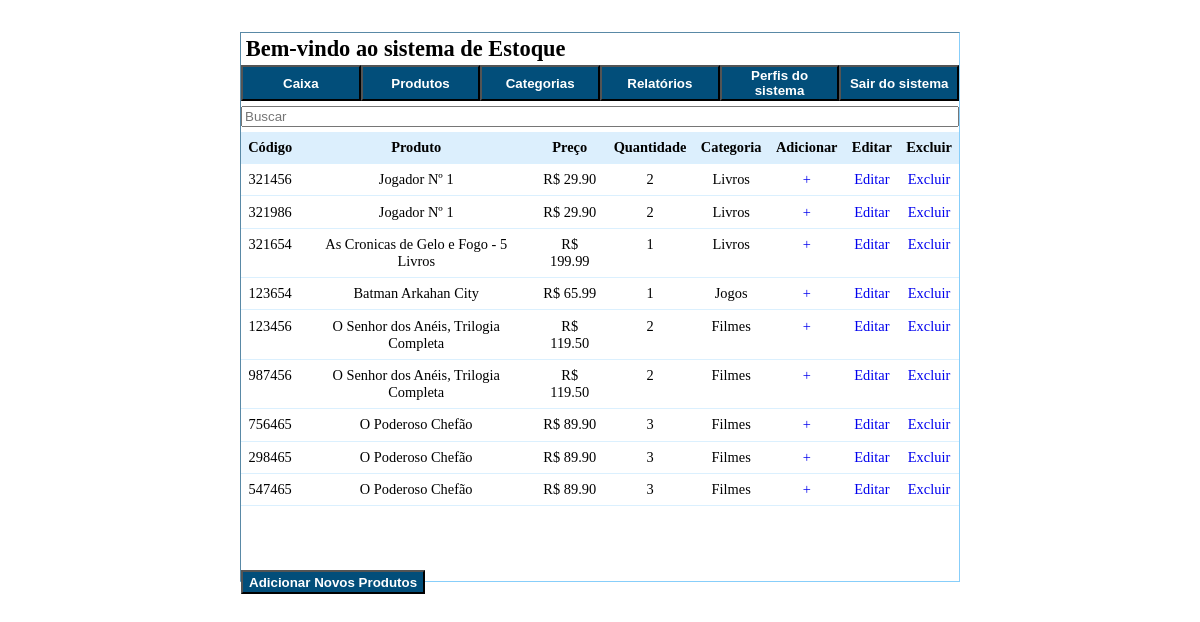
/produtos.php, run on the app's committed database.
### tables this page shows
CREATE TABLE produtos
(
  id INT NOT NULL AUTO_INCREMENT,
  codigo VARCHAR(50),
  marca VARCHAR(50),
  precoCompra DOUBLE(9,2) NOT NULL,
  precoVenda DOUBLE(9,2) NOT NULL,
  dataCompra DATE,
  dataVenda DATE, 
  descricao_id INT NOT NULL,
  categoria_id INT NOT NULL,
  e_disponivel boolean not null,
  PRIMARY KEY(id)
);

CREATE TABLE descricoes
(
  id INT NOT NULL AUTO_INCREMENT,
  descricao VARCHAR(150) NOT NULL,
  quantidade INT NOT NULL,
  PRIMARY KEY(id)
);

CREATE TABLE categorias
(
  id INT NOT NULL AUTO_INCREMENT,
  nome VARCHAR(50) NOT NULL,
  quantidade INT NOT NULL,
  PRIMARY KEY(id)
);

### classes/Produto.php (called while the page is built, shortened)
<?php
class Produto{
	public static function listar()
	{
		$query = 'SELECT p.id, p.codigo, p.marca, p.descricao_id, p.precoVenda, p.precoCompra, p.dataCompra, p.dataVenda, p.e_disponivel, ';
		$query .= 'd.quantidade AS quantidade, p.categoria_id, c.nome AS categoria , d.descricao AS descricao FROM produtos p ';
		$query .= 'INNER JOIN categorias c ON p.categoria_id = c.id ';
		$query .= 'INNER JOIN descricoes d ON p.descricao_id = d.id';
		$conexao = Conexao::conectarBd();
		$stmt = $conexao->prepare($query);
		$stmt->execute();
		return $stmt->fetchAll();
	}
}

### produtos.php (the view, shortened to what this page needs)
<?php
$produtos = Produto::listar();
?>
<div id="container-geral">
    <input id="input-busca" type="text" class="elemento-add" placeholder="Buscar">
    <div id="container-tabela">
        <table class="tabela-padrao">
            <thead>
                <tr>
                    <th>Código</th>
                    <th>Produto</th>
                    <th>Preço</th>
                    <th>Quantidade</th>
                    <th>Categoria</th>
                    <th>Adicionar</th>
                    <th>Editar</th>
                    <th>Excluir</th>
                </tr>
            </thead>
            <tbody>
                <?php foreach($produtos as $produto): ?>
                    <?php $d_id = $produto['descricao_id']; ?>
                    <?php $c_id = $produto['categoria_id']; ?>
                    <?php $pr_vd = $produto['precoVenda']; ?>
                    <?php $p_id = $produto['id']; ?>
                    <tr>
                        <td><?php echo $produto['codigo']; ?></td>
                        <td><?php echo $produto['descricao']; ?></td>
                        <td>R$ <?php echo $produto['precoVenda']; ?></td>
                        <td><?php echo $produto['quantidade'] ?></td>
                        <td><?php echo $produto['categoria']; ?></td>
                        <td><a href="add-produtos.php?desc_id=<?= $d_id; ?>&cat_id=<?= $c_id; ?>&preco=<?= $pr_vd; ?>">+</a></td>
                        <td><a href="editar-produtos.php?p_id=<?= $p_id; ?>&desc_id=<?= $d_id; ?>&cat_id=<?= $c_id; ?>&preco=<?= $pr_vd; ?>">Editar</a></td>
                        <td><a href="excluir-produto.php?p_id=<?= $p_id; ?>&d_id=<?= $d_id; ?>&preco=<?= $pr_vd; ?>">Excluir</a></td>
                    </tr>
                <?php endforeach ?>
            </tbody>
        </table>
    </div>
    <form id="form-add-produto" action="adicionar-produtos.php">
        <button>Adicionar Novos Produtos</button>
    </form>
    <link rel="stylesheet" href="css/produto.css">
</div>

### css/principal.css (style rules this page uses)
#container-principal { border: 1px inset lightskyblue; height: 550px; width: 60%; margin: 2rem auto; box-sizing: border-box; }
button { background-color: rgb(2, 78, 122); color: white; font-weight: bold; }
#container-botoes { display: flex; flex-direction: row; height: 5%; box-sizing: border-box; }
.botoes { flex: 1; }
#bem-vindo { font-size: 1.4rem; font-weight: bold; margin: .3rem; height: 5%; }
#container-corpo { width: 100%; height: 90%; box-sizing: border-box; }
table { width: 100%; }
td, th { padding: .5em; margin: 0; border-bottom: 1px inset rgba(135, 206, 250, .3); text-align: center; font-size: .9rem; }
tr { line-height: normal; }
th { font-weight: bold; background-color: rgb(220, 239, 253); }
a { text-decoration: none; }

### css/produto.css (style rules this page uses)
#container-geral { width: 100%; height: 100%; display: flex; flex-direction: column; margin: 0; }
#input-busca { flex: .6; margin-top: .3rem; margin-bottom: .3rem; }
#container-tabela { width: 100%; height: 100%; overflow: auto; flex: 19; }
#form-add-produto { margin-top: .3rem; flex: 1; }
#form-add-produto button { height: 1.5rem; }

### data on the page
produtos: codigo "321456", descricao.descricao "Jogador Nº 1", precoVenda "29.90", descricao.quantidade "2", categoria.nome "Livros"
produtos: codigo "321986", descricao.descricao "Jogador Nº 1", precoVenda "29.90", descricao.quantidade "2", categoria.nome "Livros"
produtos: codigo "321654", descricao.descricao "As Cronicas de Gelo e Fogo - 5 Livros", precoVenda "199.99", descricao.quantidade "1", categoria.nome "Livros"
produtos: codigo "123654", descricao.descricao "Batman Arkahan City", precoVenda "65.99", descricao.quantidade "1", categoria.nome "Jogos"
produtos: codigo "123456", descricao.descricao "O Senhor dos Anéis, Trilogia Completa", precoVenda "119.50", descricao.quantidade "2", categoria.nome "Filmes"
produtos: codigo "987456", descricao.descricao "O Senhor dos Anéis, Trilogia Completa", precoVenda "119.50", descricao.quantidade "2", categoria.nome "Filmes"
produtos: codigo "756465", descricao.descricao "O Poderoso Chefão", precoVenda "89.90", descricao.quantidade "3", categoria.nome "Filmes"
produtos: codigo "298465", descricao.descricao "O Poderoso Chefão", precoVenda "89.90", descricao.quantidade "3", categoria.nome "Filmes"
produtos: codigo "547465", descricao.descricao "O Poderoso Chefão", precoVenda "89.90", descricao.quantidade "3", categoria.nome "Filmes"
